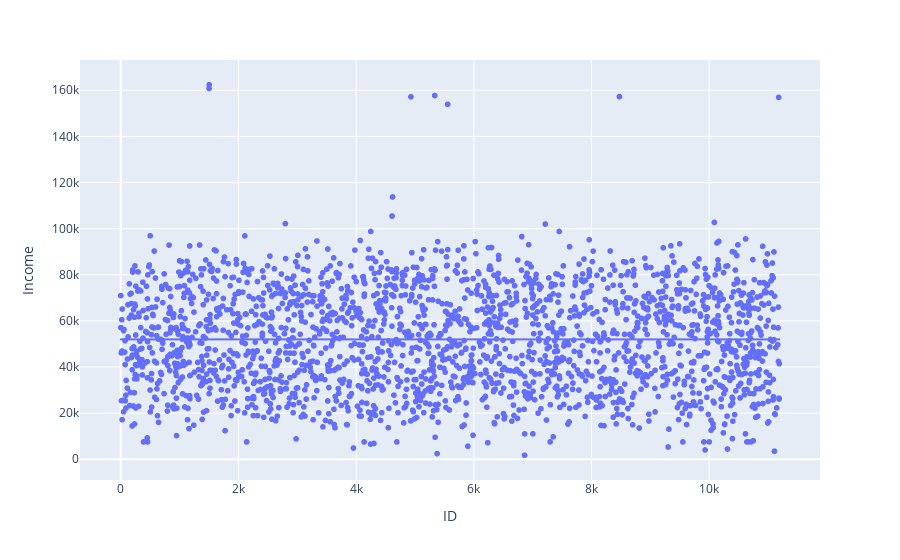

The code cell stored with this chart in its notebook:
### Code cell
fig = px.scatter(df, x="ID", y='Income', trendline="ols")
fig.show() # визуализируем связь между "ID" и "Income", чтобы показать общую тенденцию в данных

### Figure 1 — Plotly figure (JSON) as saved in the notebook; plotly's stock layout.template omitted (floating-point values rounded to 4 significant figures; data arrays with more than 128 entries replaced by an {"elided": "..."} marker saying what was removed)
{"data": [{"hovertemplate": "ID=%{x}<br>Income=%{y}<extra></extra>", "legendgroup": "", "marker": {"color": "#636efa", "symbol": "circle"}, "mode": "markers", "name": "", "showlegend": false, "type": "scattergl", "x": {"elided": "2239 int values"}, "xaxis": "x", "y": {"elided": "2239 int values"}, "yaxis": "y"}, {"hovertemplate": "<b>OLS trendline</b><br>Income = 0.000426306 * ID + 51967.5<br>R<sup>2</sup>=0.000000<br><br>ID=%{x}<br>Income=%{y} <b>(trend)</b><extra></extra>", "legendgroup": "", "marker": {"color": "#636efa", "symbol": "circle"}, "mode": "lines", "name": "", "showlegend": false, "type": "scattergl", "x": {"elided": "2215 int values"}, "xaxis": "x", "y": {"elided": "2215 float values"}, "yaxis": "y"}], "layout": {"legend": {"tracegroupgap": 0}, "margin": {"t": 60}, "xaxis": {"anchor": "y", "domain": [0, 1], "title": {"text": "ID"}}, "yaxis": {"anchor": "x", "domain": [0, 1], "title": {"text": "Income"}}}}
